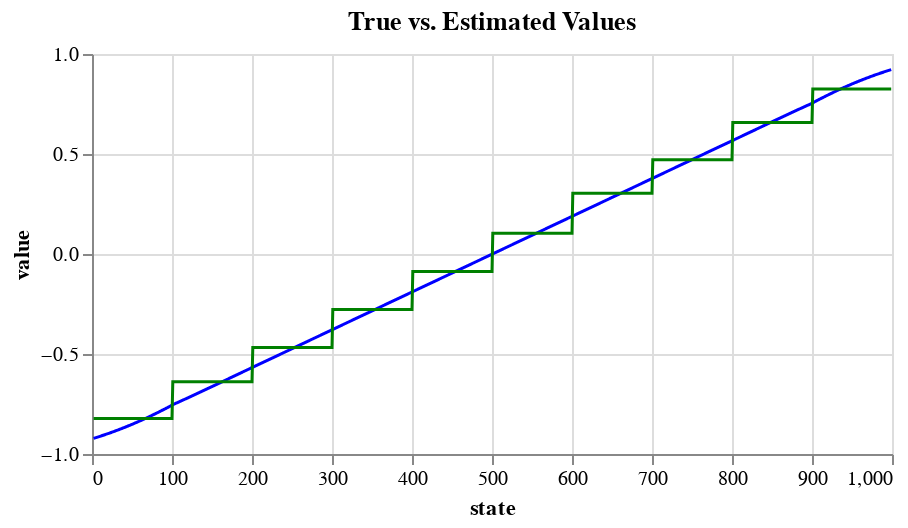

Notebook cell for this chart:
### Markdown cell above
## Plot True vs Estimated values for MC

### Code cell
MC.plot_true_vs_est()

### Figure 1 — Vega-Lite specification as saved in the notebook (floating-point values rounded to 4 significant figures; data arrays with more than 128 entries replaced by an {"elided": "..."} marker saying what was removed)
{"config": {"view": {"continuousWidth": 400, "continuousHeight": 300}}, "layer": [{"mark": {"type": "line", "color": "blue", "strokeWidth": 1.5}, "encoding": {"x": {"field": "micro_state", "title": "state", "type": "quantitative"}, "y": {"field": "Vs_true", "title": "value", "type": "quantitative"}}}, {"mark": {"type": "line", "color": "green", "strokeWidth": 1.5}, "encoding": {"x": {"field": "micro_state", "title": "state", "type": "quantitative"}, "y": {"field": "Vs", "type": "quantitative"}}}], "data": {"name": "data-7183642fea94ccd68b0c5f28b6b83dd0"}, "height": 200, "title": "True vs. Estimated Values", "width": 400, "$schema": "https://vega.github.io/schema/vega-lite/v4.17.0.json", "datasets": {"data-7183642fea94ccd68b0c5f28b6b83dd0": {"elided": "998 records"}}}
